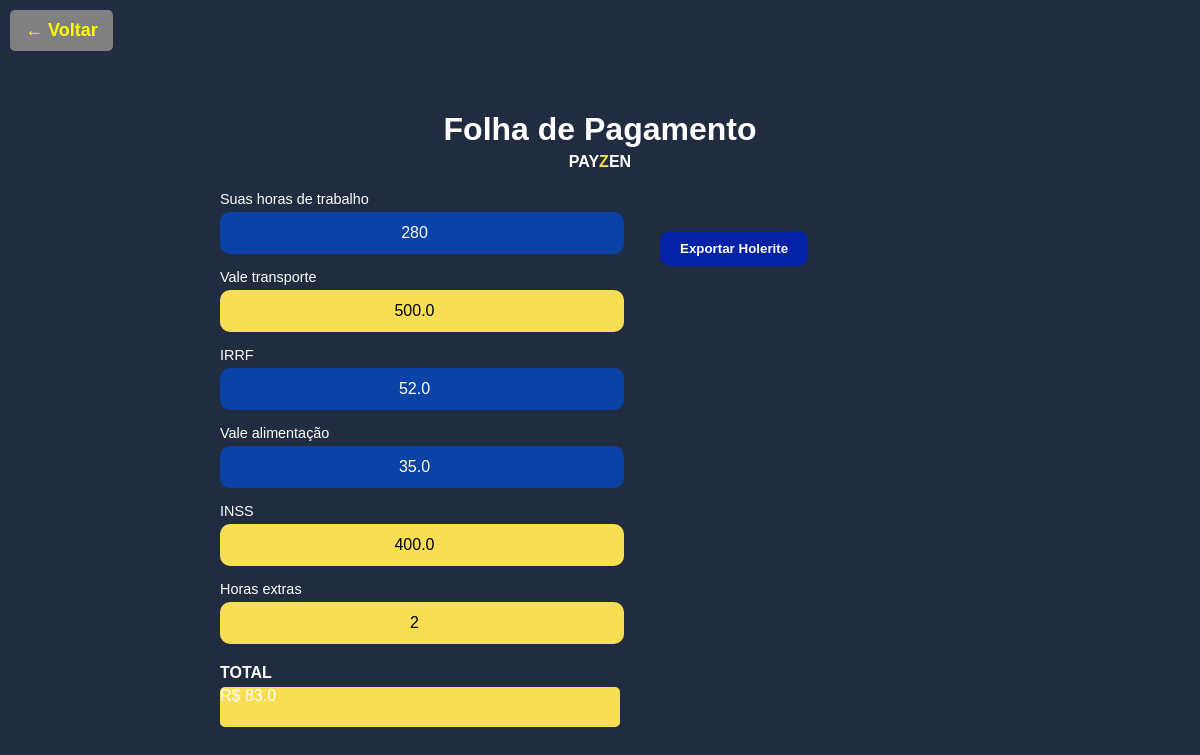
The app's page /folha_pagamento_funcionario/4, older data.
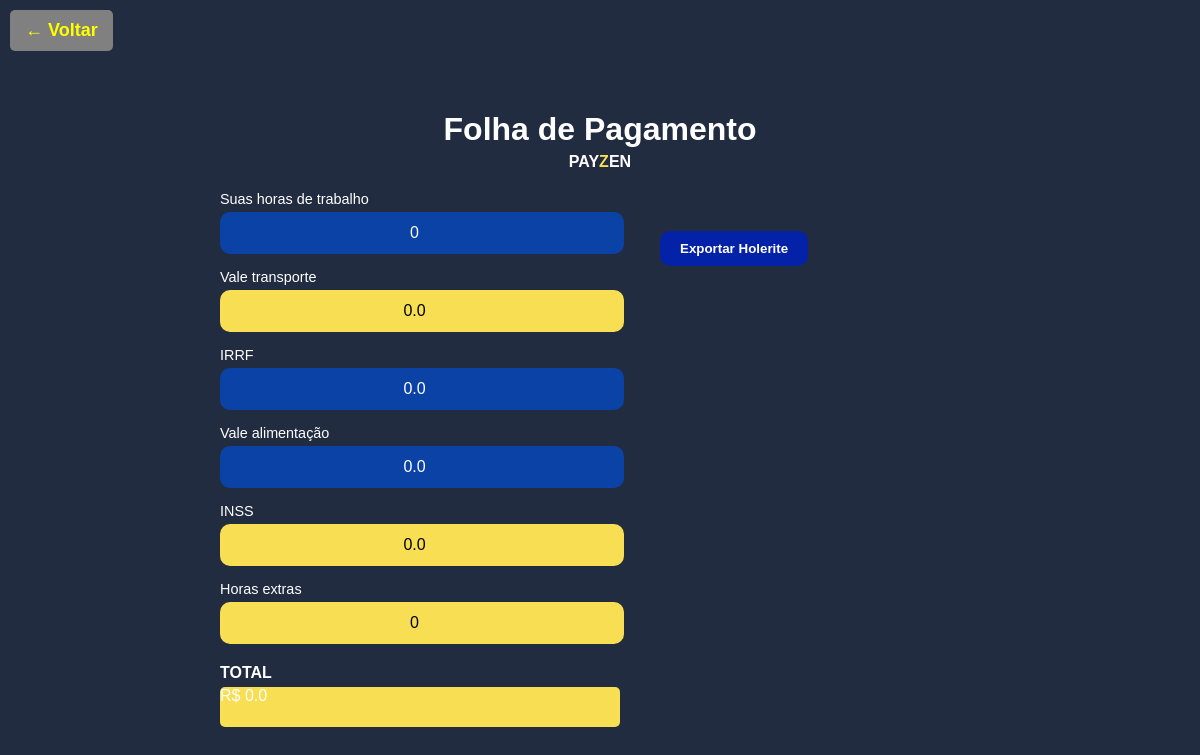
The same page, newer data.
### tables this page shows
CREATE TABLE funcionarios (
            id INTEGER PRIMARY KEY AUTOINCREMENT,
            nome_completo TEXT NOT NULL,
            data_nascimento TEXT NOT NULL,
            salario REAL NOT NULL,
            cpf TEXT UNIQUE NOT NULL,
            cargo TEXT NOT NULL,
            numero_conta TEXT NOT NULL
        , horas_trabalhadas REAL DEFAULT 0, vale_transporte REAL DEFAULT 0, irrf REAL DEFAULT 0, inss REAL DEFAULT 0, vale_alimentacao REAL DEFAULT 0, horas_extras REAL DEFAULT 0);

### app.py (the view)
@app.route('/folha_pagamento_funcionario/<int:id>', methods=['GET'])
def visualizar_folha_pagamento_funcionario(id):
    conn = sqlite3.connect('payzen.db')  # Corrigido para o banco correto
    cursor = conn.cursor()
    cursor.execute("SELECT * FROM funcionarios WHERE id = ?", (id,))
    funcionario = cursor.fetchone()
    if not funcionario:
        return redirect(url_for('busca_funcionario'))
    print(funcionario)  # Depuração: veja os dados que estão sendo retornados
    try:
        salario = float(funcionario[2]) if funcionario[2] else 0.0
    except ValueError:
        salario = 0.0  # Se ocorrer um erro, definimos o salário como 0.0
    horas_trabalhadas = int(funcionario[7]) if funcionario[7] else 0
    vale_transporte = float(funcionario[8]) if funcionario[8] else 0.0
    vale_alimentacao = float(funcionario[10]) if funcionario[10] else 0.0
    irrf = float(funcionario[9]) if funcionario[9] else 0.0
    inss = float(funcionario[11]) if funcionario[11] else 0.0
    horas_extras = int(funcionario[12]) if funcionario[12] else 0
    salario_por_hora = salario / horas_trabalhadas if horas_trabalhadas else 0
    total_a_receber = salario + vale_transporte + vale_alimentacao - irrf - inss + (horas_extras * salario_por_hora)
    funcionario_dict = {
        'id': funcionario[0],
        'nome': funcionario[1],
        'salario': salario,
        'salario_por_hora': salario_por_hora,
        'total_a_receber': total_a_receber,
        'horas_trabalhadas': horas_trabalhadas,
        'vale_transporte': vale_transporte,
        'vale_alimentacao': vale_alimentacao,
        'irrf': irrf,
        'inss': inss,
        'horas_extras': horas_extras
    }
    return render_template('folha_pagamento_funcionario.html', funcionario=funcionario_dict)

### templates/folha_pagamento_funcionario.html (shortened to what this page needs)
<!DOCTYPE html>
<html lang="pt-br">
<head>
  <link rel="stylesheet" href="{{ url_for('static', filename='style2.css') }}">
</head>
<body>
  <a href="{{ url_for('busca_funcionario') }}" class="voltar-btn">
    <span>&#8592;</span> Voltar
  </a>
  <div class="container">
    <header>
      <h1>Folha de Pagamento</h1>
      <div class="logo">PAY<span>Z</span>EN</div>
    </header>
    <div class="content">
        <div class="payment-details">
          <div class="section">
            <label for="work-hours">Suas horas de trabalho</label>
            <input type="number" id="work-hours" class="input-box blue" value="{{ funcionario['horas_trabalhadas'] }}" readonly>
          </div>
          <div class="section">
            <label for="vale-transporte">Vale transporte</label>
            <input type="number" id="vale-transporte" class="input-box yellow" value="{{ funcionario['vale_transporte'] }}" readonly>
          </div>
          <div class="section">
            <label for="irrf">IRRF</label>
            <input type="number" id="irrf" class="input-box blue" value="{{ funcionario['irrf'] }}" readonly>
          </div>
          <div class="section">
            <label for="vale-alimentacao">Vale alimentação</label>
            <input type="number" id="vale-alimentacao" class="input-box blue" value="{{ funcionario['vale_alimentacao'] }}" readonly>
          </div>
          <div class="section">
            <label for="inss">INSS</label>
            <input type="number" id="inss" class="input-box yellow" value="{{ funcionario['inss'] }}" readonly>
          </div>
          <div class="section">
            <label for="extra-hours">Horas extras</label>
            <input type="number" id="extra-hours" class="input-box yellow" value="{{ funcionario['horas_extras'] }}" readonly>
          </div>
          <div class="total">
            <span>TOTAL</span>
            <div class="yellow-box">
              R$ {{ funcionario['total_a_receber'] }}
            </div>
          </div>
        </div>
        <div class="history">
            <div class="export">
                <a href="{{ url_for('gerar_holerite', id=funcionario['id']) }}">
                    <button>Exportar Holerite</button>
                </a>
            </div>
        </div>
    </div>
  </div>
</body>
</html>

Row changes from the older to the newer data that the page shows:
changed funcionarios: horas_trabalhadas "280" → "0"; vale_transporte "500.0" → "0.0"; irrf "52.0" → "0.0"; vale_alimentacao "35.0" → "0.0"; inss "400.0" → "0.0"; horas_extras "2" → "0"
Text that changed along with them:
{{ funcionario['total_a_receber'] }}: "83.0" → "0.0"
